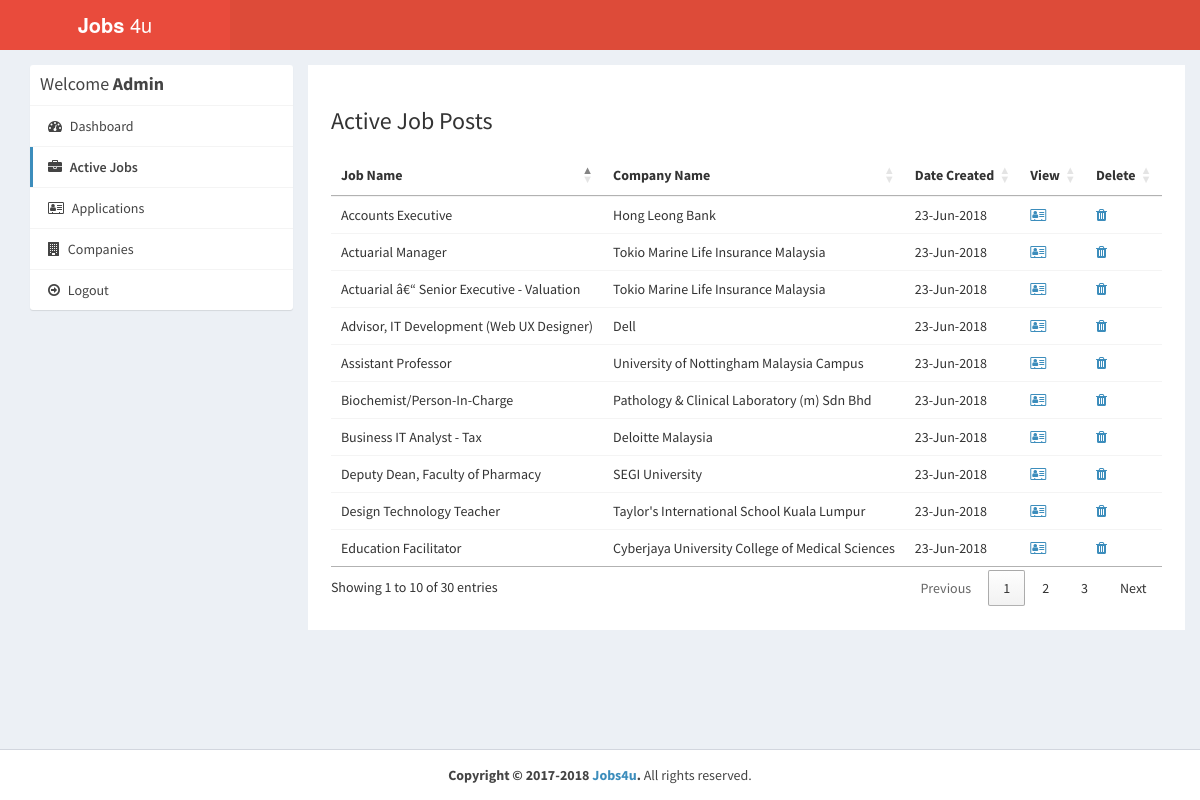
/admin/active-jobs.php (signed in), run on the app's committed database.
### tables this page shows
CREATE TABLE `job_post` (
  `id_jobpost` int(11) NOT NULL,
  `id_company` int(11) NOT NULL,
  `jobtitle` varchar(255) NOT NULL,
  `description` text NOT NULL,
  `minimumsalary` varchar(255) NOT NULL,
  `maximumsalary` varchar(255) NOT NULL,
  `experience` varchar(255) NOT NULL,
  `qualification` varchar(255) NOT NULL,
  `createdat` timestamp NOT NULL DEFAULT CURRENT_TIMESTAMP
);

CREATE TABLE `company` (
  `id_company` int(11) NOT NULL,
  `name` varchar(255) NOT NULL,
  `companyname` varchar(255) NOT NULL,
  `country` varchar(255) NOT NULL,
  `state` varchar(255) NOT NULL,
  `city` varchar(255) NOT NULL,
  `contactno` varchar(255) NOT NULL,
  `website` varchar(255) NOT NULL,
  `email` varchar(255) NOT NULL,
  `password` varchar(255) NOT NULL,
  `aboutme` varchar(255) DEFAULT NULL,
  `logo` varchar(255) NOT NULL,
  `createdAt` timestamp NOT NULL DEFAULT CURRENT_TIMESTAMP,
  `active` int(11) NOT NULL DEFAULT '2'
);

### admin/active-jobs.php (the view, shortened to what this page needs)
<?php
require_once("../db.php");
?>
<!DOCTYPE html>
<html>
<head>
  <link rel="stylesheet" href="https://cdnjs.cloudflare.com/ajax/libs/twitter-bootstrap/3.3.7/css/bootstrap.min.css">
  <link rel="stylesheet" href="https://cdnjs.cloudflare.com/ajax/libs/font-awesome/4.7.0/css/font-awesome.min.css">
  <link rel="stylesheet" href="https://cdnjs.cloudflare.com/ajax/libs/ionicons/2.0.1/css/ionicons.min.css">
  <link rel="stylesheet" href="https://cdn.datatables.net/1.10.15/css/jquery.dataTables.min.css">
  <link rel="stylesheet" href="../css/AdminLTE.min.css">
  <link rel="stylesheet" href="../css/_all-skins.min.css">
  <link rel="stylesheet" href="../css/custom.css">
</head>
<body class="hold-transition skin-red sidebar-mini">
<div class="wrapper">
  <header class="main-header">
    <a href="index.php" class="logo logo-bg">
      <span class="logo-lg"><b>Jobs</b> 4u</span>
    </a>
    <nav class="navbar navbar-static-top">
    </nav>
  </header>
  <div class="content-wrapper" style="margin-left: 0px;">
    <section id="candidates" class="content-header">
      <div class="container">
        <div class="row">
          <div class="col-md-3">
            <div class="box box-solid">
              <div class="box-header with-border">
                <h3 class="box-title">Welcome <b>Admin</b></h3>
              </div>
              <div class="box-body no-padding">
                <ul class="nav nav-pills nav-stacked">
                  <li><a href="dashboard.php"><i class="fa fa-dashboard"></i> Dashboard</a></li>
                  <li class="active"><a href="active-jobs.php"><i class="fa fa-briefcase"></i> Active Jobs</a></li>
                  <li><a href="applications.php"><i class="fa fa-address-card-o"></i> Applications</a></li>
                  <li><a href="companies.php"><i class="fa fa-building"></i> Companies</a></li>
                  <li><a href="../logout.php"><i class="fa fa-arrow-circle-o-right"></i> Logout</a></li>
                </ul>
              </div>
            </div>
          </div>
          <div class="col-md-9 bg-white padding-2">
            <h3>Active Job Posts</h3>
            <div class="row margin-top-20">
              <div class="col-md-12">
                <div class="box-body table-responsive no-padding">
                  <table id="example2" class="table table-hover">
                    <thead>
                      <th>Job Name</th>
                      <th>Company Name</th>
                      <th>Date Created</th>
                      <th>View</th>
                      <th>Delete</th>
                    </thead>
                    <tbody>
                      <?php
                      $sql = "SELECT job_post.*, company.companyname FROM job_post INNER JOIN company ON job_post.id_company=company.id_company";
                      $result = $conn->query($sql);
                      if($result->num_rows > 0) {
                        while($row = $result->fetch_assoc()) {
                      ?>
                      <tr>
                        <td><?php echo $row['jobtitle']; ?></td>
                        <td><?php echo $row['companyname']; ?></td>
                        <td><?php echo date("d-M-Y", strtotime($row['createdat'])); ?></td>
                        <td><a href="view-job-post.php?id=<?php echo $row['id_jobpost']; ?>"><i class="fa fa-address-card-o"></i></a></td>
                        <td><a href="delete-job-post.php?id=<?php echo $row['id_jobpost']; ?>"><i class="fa fa-trash"></i></a></td>
                      </tr>
                            <?php
                        }
                      }
                    ?>
                    </tbody>
                  </table>
                </div>
              </div>
            </div>
          </div>
        </div>
      </div>
    </section>
  </div>
  <footer class="main-footer" style="margin-left: 0px;">
    <div class="text-center">
      <strong>Copyright &copy; 2017-2018 <a href="../index.php">Jobs4u</a>.</strong> All rights
    reserved.
    </div>
  </footer>
</div>
</body>
</html>

### css/custom.css (style rules this page uses)
.logo-bg { background-color: #E94B3C !important; }
.margin-top-20 { margin-top: 20px; }
.padding-2 { padding: 2%; }
.bg-white { background-color: #fff; }

### data on the page
job_post: jobtitle "Accounts Executive", id_company.companyname "Hong Leong Bank", createdat "23-Jun-2018"
job_post: jobtitle "Advisor, IT Development (Web UX Designer)", id_company.companyname "Dell", createdat "23-Jun-2018"
job_post: jobtitle "Business IT Analyst - Tax", id_company.companyname "Deloitte Malaysia", createdat "23-Jun-2018"
job_post: jobtitle "Education Facilitator", id_company.companyname "Cyberjaya University College of Medical Sciences", createdat "23-Jun-2018"
job_post: jobtitle "Design Technology Teacher", id_company.companyname "Taylor's International School Kuala Lumpur", createdat "23-Jun-2018"
job_post: jobtitle "Assistant Professor", id_company.companyname "University of Nottingham Malaysia Campus", createdat "23-Jun-2018"
job_post: jobtitle "Deputy Dean, Faculty of Pharmacy", id_company.companyname "SEGI University", createdat "23-Jun-2018"
job_post: jobtitle "Actuarial â€“ Senior Executive - Valuation", id_company.companyname "Tokio Marine Life Insurance Malaysia", createdat "23-Jun-2018"
job_post: jobtitle "Actuarial Manager", id_company.companyname "Tokio Marine Life Insurance Malaysia", createdat "23-Jun-2018"
job_post: jobtitle "Biochemist/Person-In-Charge", id_company.companyname "Pathology & Clinical Laboratory (m) Sdn Bhd", createdat "23-Jun-2018"
